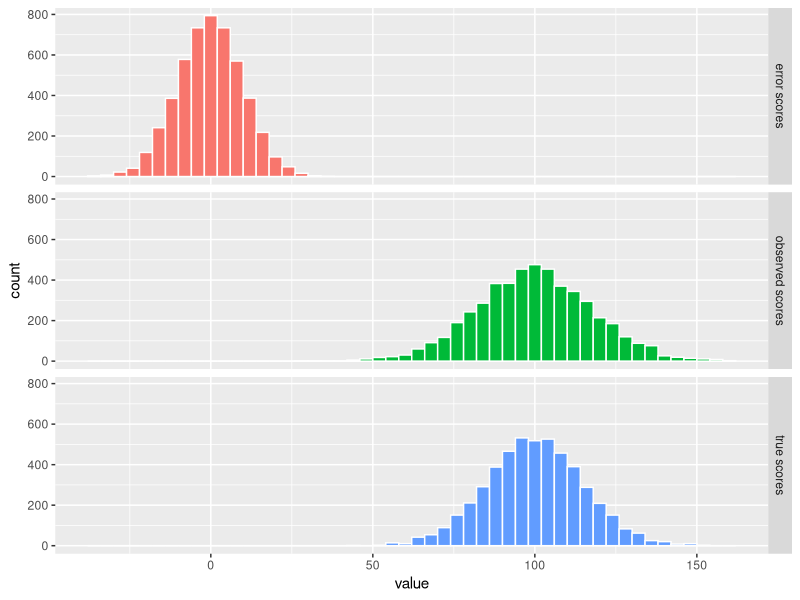
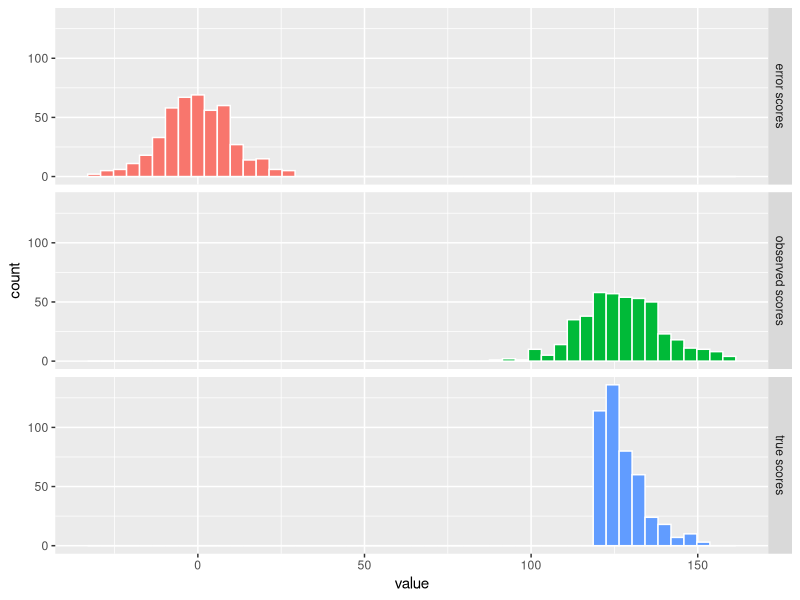

Write the R code that produced these figures, in order.
## ---- chunk 1
library(tidyverse)
## ---- chunk 2
set.seed(777)

# true score parameters
m <- 100 #  mean of true score in the population
s <- 15  # standard deviation of true score in the population

# error score parameters
s_err <- 10

# simulating data
n <- 5000
true_scores <- rnorm(n, m, s)
error_scores <- rnorm(n, 0, s_err)
observed_scores <- true_scores + error_scores


# group into a dataframe
dd <- data.frame(true_scores, error_scores, observed_scores)

## ---- chunk 3

dd |> 
  pivot_longer(cols = true_scores:observed_scores) |> 
  mutate(name = str_replace_all(name, "_", " ")) |> 
  ggplot(aes(value, fill=name)) + 
  geom_histogram(bins = 50, color="white") + 
  facet_grid(name~.) +
  guides(fill=FALSE)


## ---- chunk 4
# TODO: compute the reliability of the IQ test

## ---- chunk 5
dds <- dd |> 
  filter(true_scores > 120)
## ---- chunk 6

dds |> 
  pivot_longer(cols = true_scores:observed_scores) |> 
  mutate(name = str_replace_all(name, "_", " ")) |> 
  ggplot(aes(value, fill=name)) + 
  geom_histogram(bins = 50, color="white") + 
  facet_grid(name~.) +
  guides(fill=FALSE)


## ---- chunk 7
# TODO: compute the reliability of the IQ test

## ---- chunk 8
# TODO: simulate the scenario where the same test is completed twice by the same people.


## ---- chunk 9
# TODO: compute the reliability of the IQ test using the repeated tests.

## ---- chunk 10
data <- data.frame(
  Q1 = c(5, 4, 2, 5, 7, 7, 7, 6, 7, 4, 3),
  Q2 = c(5, 4, 2, 5, 5, 7, 6, 6, 7, 4, 3),
  Q3 = c(5, 5, 4, 6, 5, 7, 8, 7, 8, 4, 4)
)
## ---- chunk 11


## ---- chunk 12
# TODO: compute 95% CI for observed IQ score of 120
